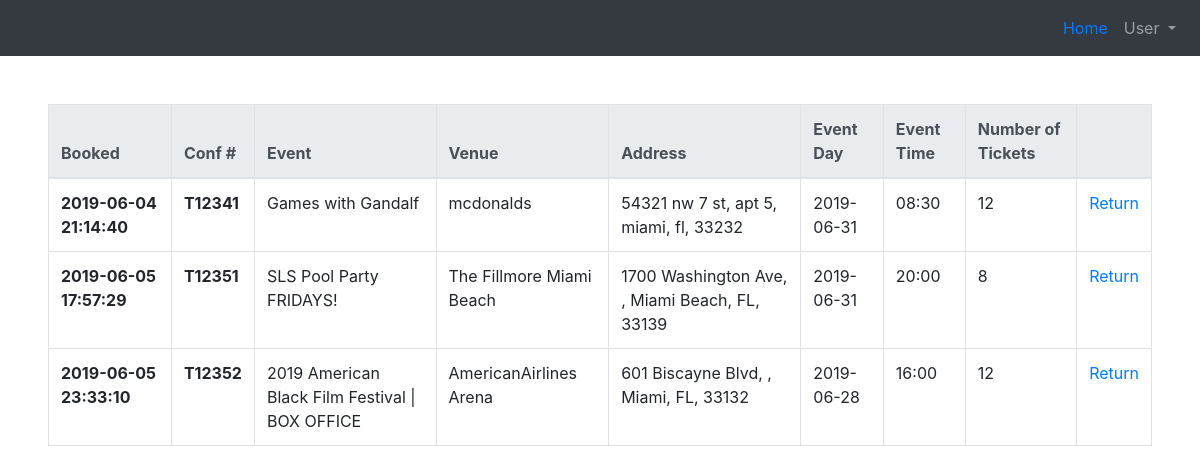
/my-reservations (signed in), run on the app's committed database.
### tables this page shows
CREATE TABLE 'transactions' ( tranID INTEGER PRIMARY KEY AUTOINCREMENT NOT NULL, userID INTEGER NOT NULL, eventID INTEGER NOT NULL, tickets INTEGER NOT NULL, 'time' timestamp NOT NULL DEFAULT CURRENT_TIMESTAMP);

CREATE TABLE 'events' ( eventID INTEGER PRIMARY KEY AUTOINCREMENT NOT NULL,'eventName' VARCHAR NOT NULL,'ticketsLeft' INTEGER NOT NULL,
  type VARCHAR NOT NULL,'startDate' date NOT NULL,'endDate' date NOT NULL,
  description VARCHAR NOT NULL,
  venueID INTEGER NOT NULL,
  adminID INTEGER NOT NULL
, 'endTime'  time NOT NULL  , 'startTime'  time NOT NULL  );

CREATE TABLE 'venues' ( venueID INTEGER PRIMARY KEY AUTOINCREMENT NOT NULL,'venueName' VARCHAR NOT NULL,
  capacity INTEGER NOT NULL,
  address1 VARCHAR NOT NULL,
  address2 VARCHAR NOT NULL,
  city VARCHAR NOT NULL,
  state CHAR(2) NOT NULL,
  zip CHAR(5) NOT NULL,
  adminID INTEGER NOT NULL
);

### application.py (the view)
@app.route("/my-reservations", methods=["GET"])
@login_required
def myReservations():
    if 'admin' in session.keys():
        return redirect("/admin")
    userTicket = db.execute(userReservations, userID=session["user_id"])
    remover = []
    for tic in userTicket:
        if tic["totalTickets"] == 0:
            remover.append(tic)
        confirmation = "T"
        tran = int(tic["tranID"]) + 12340
        confirmation = confirmation + str(tran)
        tic["confirmation"] = confirmation
    userTickets = [x for x in userTicket if x not in remover]
    return render_template("my-reservations.html", userTickets=userTickets)

### application.py (called while the page is built)
@app.after_request
def after_request(response):
    response.headers["Cache-Control"] = "no-cache, no-store, must-revalidate"
    response.headers["Expires"] = 0
    response.headers["Pragma"] = "no-cache"
    return response

### helpers.py (called while the page is built)
def login_required(f):
    @wraps(f)
    def decorated_function(*args, **kwargs):
        if session.get("user_id") is None:
            return redirect("/login")
        return f(*args, **kwargs)
    return decorated_function

### templates/my-reservations.html (shortened to what this page needs)
{% extends "base.html" %}
{% block body %}
<table class="table table-bordered" id="myTable">
  <thead class="thead-light">
    <tr>
      <th scope="col">Booked</th>
      <th scope="col">Conf #</th>
      <th scope="col">Event</th>
      <th scope="col">Venue</th>
      <th scope="col">Address</th>
      <th scope="col">Event Day</th>
      <th scope="col">Event Time</th>
      <th scope="col">Number of Tickets</th>
      <th scope="col"></th>
    </tr>
  </thead>
  <tbody>
    {% for tic in userTickets %}
    <tr>
      <th scope="row">{{tic["time"]}}</th>
      <th scope="row">{{tic["confirmation"]}}</th>
      <td scope="row">{{tic["eventName"]}}</td>
      <td scope="row">{{tic["venueName"]}}</td>
      <td scope="row">{{tic["address1"]}}, {{tic["address2"]}}, {{tic["city"]}}, {{tic["state"]}}, {{tic["zip"]}}</td>
      <td scope="row">{{tic["startDate"]}}</td>
      <td scope="row">{{tic["startTime"]}}</td>
      <td scope="row">{{tic["totalTickets"]}}</td>
      <td scope="row"><a href="{{ '/return/%s'%tic['eventID']|urlencode }}">Return</a></td>
    </tr>
    {% endfor %}
  </tbody>
</table>
{%endblock %}

### data on the page
transactions: time "2019-06-04 21:14:40", confirmation "T12341", eventName "Games with Gandalf", venueName "mcdonalds", address1 "54321 nw 7 st", address2 "apt 5", city "miami", state "fl", zip "33232", startDate "2019-06-31", startTime "08:30", totalTickets "12"
transactions: time "2019-06-05 17:57:29", confirmation "T12351", eventName "SLS Pool Party FRIDAYS!", venueName "The Fillmore Miami Beach", address1 "1700 Washington Ave", city "Miami Beach", state "FL", zip "33139", startDate "2019-06-31", startTime "20:00", totalTickets "8"
transactions: time "2019-06-05 23:33:10", confirmation "T12352", eventName "2019 American Black Film Festival | BOX OFFICE", venueName "AmericanAirlines Arena", address1 "601 Biscayne Blvd", city "Miami", state "FL", zip "33132", startDate "2019-06-28", startTime "16:00", totalTickets "12"
